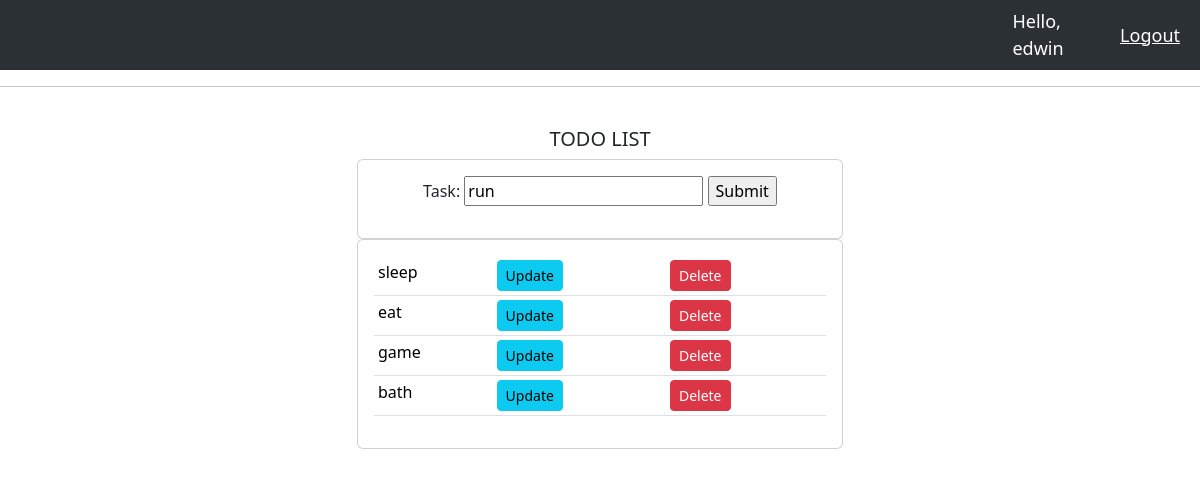
/update_list/19/ (signed in), run on the app's committed database.
### todoapp/models.py (models this page shows)
class List(models.Model):
    guest = models.ForeignKey(Guest, null=True, on_delete=models.SET_NULL)
    task = models.CharField(max_length=200, null=True)
    date_created = models.DateTimeField(auto_now_add=True, null=True)
    def __str__(self):
        return self.task

### todoapp/views.py (the view)
# urls.py: path('update_list/<str:pk>/', views.updateList, name="update_list"),
@login_required(login_url='login')
def updateList(request, pk):
    guests = request.user.guest.list_set.all()
    lists = List.objects.all()
    listId = List.objects.get(id=pk)
    form = ListForm(instance=listId)
    if request.method == 'POST':
        form = ListForm(request.POST, instance=listId)
        if form.is_valid():
            form.save()
            return redirect('/')
    context = {'form': form, 'lists': lists, 'guests':guests}
    return render(request, 'todoapp/todo.html', context)

### todoapp/forms.py
class ListForm(ModelForm):
    class Meta:
        model = List
        fields = '__all__'
        exclude = ['guest']

### todoapp/templates/todoapp/todo.html (shortened to what this page needs)
{% extends 'todoapp/index.html' %}
{% block content %}
<br>
    <div class="row justify-content-center">
        <div class="col-md-5 d-flex justify-content-center flex-column">
            <h5 class="center">TODO LIST</h5>
            <div class="card card-body">
            <form action="" method='POST'>
                <p class="center">
                    {{form}}
                    <input type="submit">
                </p>
            </form>
        </div>
        <div class="card card-body">
            <div class="d-flex justify-content-center">
                <table class="table table-sm">
                    <tbody>
                      {% for guest in guests %}
                        <tr>
                          <td>{{ guest }}</td>
                          <td><a class="btn btn-sm btn-info" href="{% url 'update_list' guest.id %}">Update</a></td>
                          <td><a class="btn btn-sm btn-danger" href="{% url 'delete_list' guest.id %}">Delete</a></td>
                        </tr>
                      {% endfor %}
                    </tbody>
                  </table>
            </div>
        </div>
    </div>
</div>
{% endblock  %}

### todoapp/templates/todoapp/navbar.html (shortened to what this page needs)
  <nav class="navbar navbar-expand-lg bg-body-tertiary bg-dark" data-bs-theme="dark">
      <span class="hello-msg">Hello, {{request.user}}</span>
      <span><a class="hello-msg" href="{% url 'logout' %}"> Logout</a></span>
    </nav>
  <hr>

### todoapp/static/css/main.css (style rules this page uses)
.center { position: center; text-align: center; }
.hello-msg { font-size: 18px; color: #fff; margin-right: 20px; }

### todoapp/templates/todoapp/navbar.html (style rules this page uses)
.hello-msg { font-size: 18px; color: #fff; margin-right: 20px; }

### data on the page
List: task "run"
List: task "sleep"
List: task "eat"
List: task "game"
List: task "bath"

### other printed values
{{ request.user }} "edwin"
